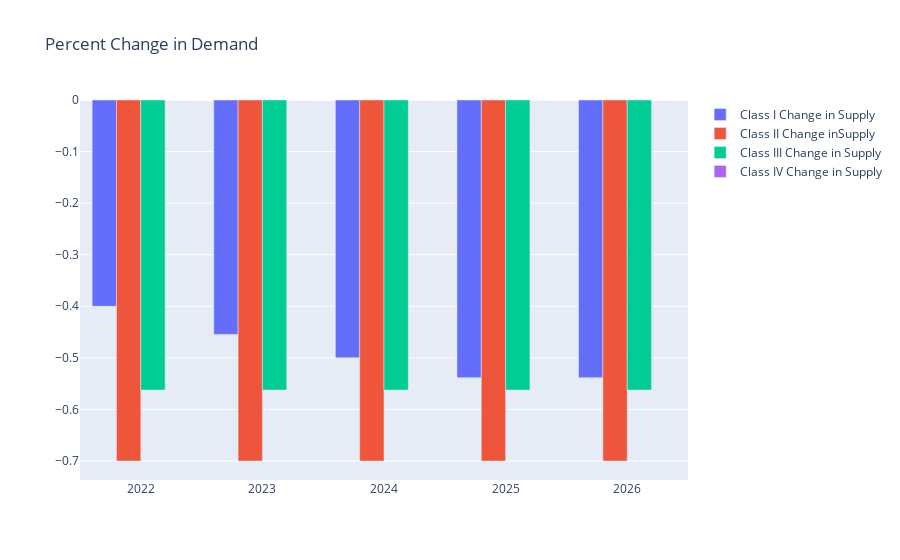

Source (notebook cell):
### Code cell
demand_fig = go.Figure()
demand_fig.add_trace(
    go.Bar(name='Class I Change in Supply',
        x= total['Year'],
        y= (total['I_%_D']),
        marker_color='lightgrey'

    ),
)
demand_fig.add_trace(
    go.Bar(name='Class II Change inSupply',
        x= total['Year'],
        y= (total['II_%_D']),
        marker_color='green'

    ),
)
demand_fig.add_trace(
    go.Bar(name='Class III Change in Supply',
        x= total['Year'],
        y= (total['III_%_D']),
        marker_color='grey'

    ),
)
demand_fig.add_trace(
    go.Bar(name='Class IV Change in Supply',
        x= total['Year'],
        y= (total['IV_%_D']),

    ),
)

demand_fig.update_layout(title_text="Percent Change in Demand")
demand_fig.show()

### Figure 1 — Plotly figure (JSON) as saved in the notebook; plotly's stock layout.template omitted (floating-point values rounded to 4 significant figures)
{"data": [{"name": "Class I Change in Supply", "type": "bar", "x": [2022, 2023, 2024, 2025, 2026], "y": [-0.4, -0.4545, -0.5, -0.5385, -0.5385]}, {"name": "Class II Change inSupply", "type": "bar", "x": [2022, 2023, 2024, 2025, 2026], "y": [-0.7, -0.7, -0.7, -0.7, -0.7]}, {"name": "Class III Change in Supply", "type": "bar", "x": [2022, 2023, 2024, 2025, 2026], "y": [-0.5625, -0.5625, -0.5625, -0.5625, -0.5625]}, {"name": "Class IV Change in Supply", "type": "bar", "x": [2022, 2023, 2024, 2025, 2026], "y": [0, 0, 0, 0, 0]}], "layout": {"title": {"text": "Percent Change in Demand"}}}
